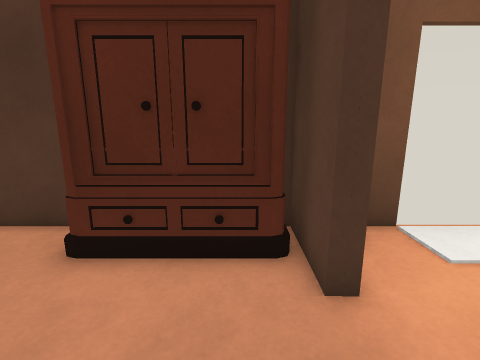
view 1 (above)

19 first-person views from a walk through a Unity game level. The camera is 1.3 m above the floor, tilts 12° down and sees 85° across. The floor is counted in squares, 0.41 m on a side. Each view is taken from the middle of a square. On the plan, view 1 faces up. The plan holds only what a view shows up to about 20 squares ahead; the rest is blank. The place goes on beyond the plan. The player character is not drawn. Door leaves are left out, so doorways stand open. Surface patterns are stand-ins for the level's own textures.

view 2
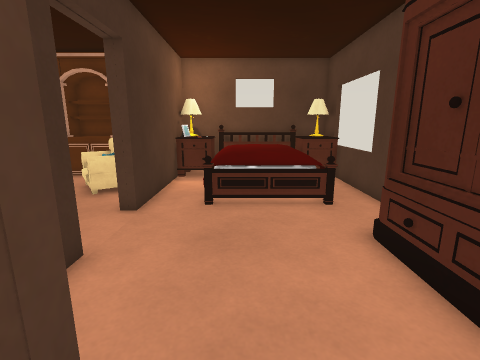

view 3
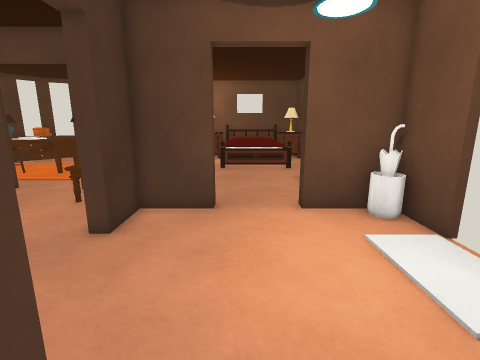

view 4
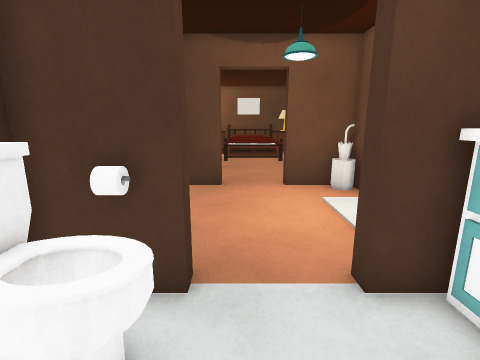

view 5
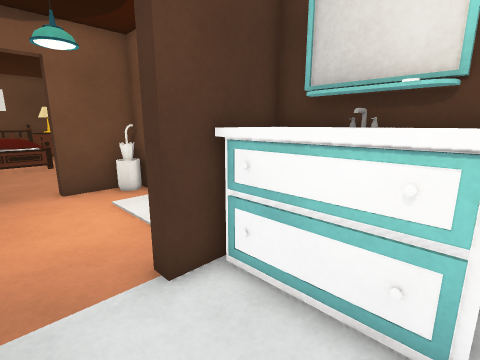

view 6
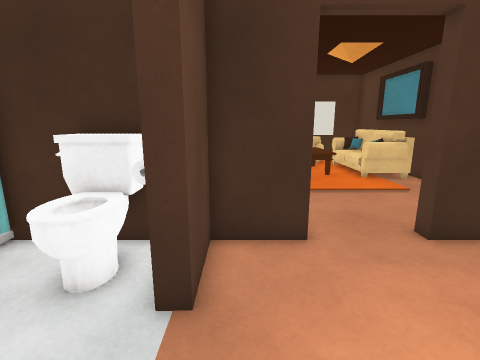

view 7
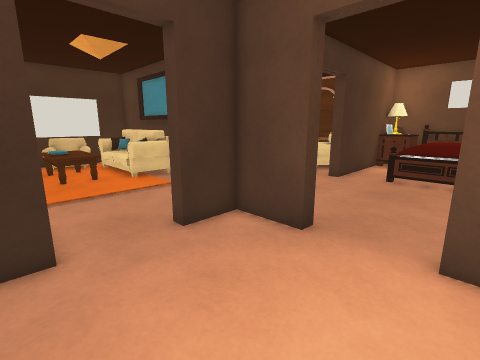

view 8
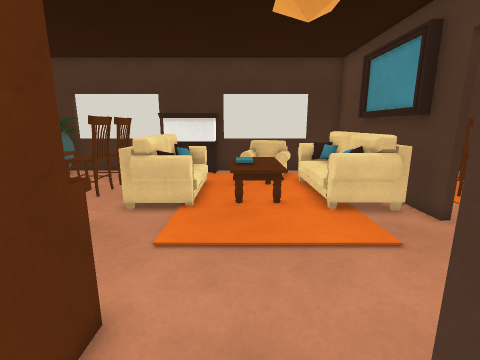

view 9
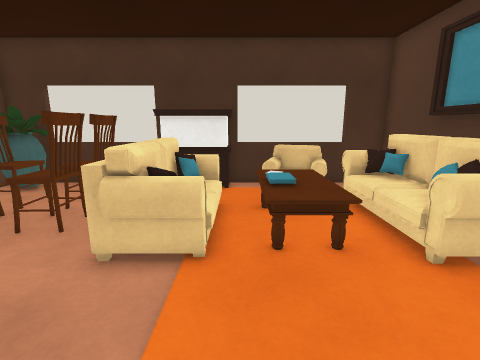

view 10
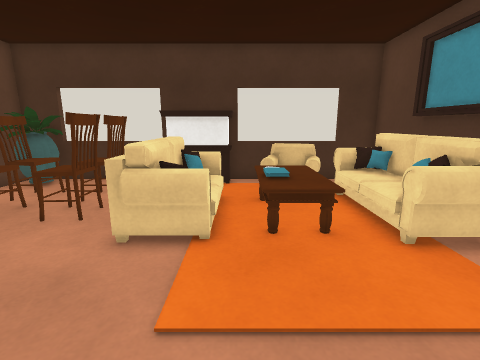

view 11
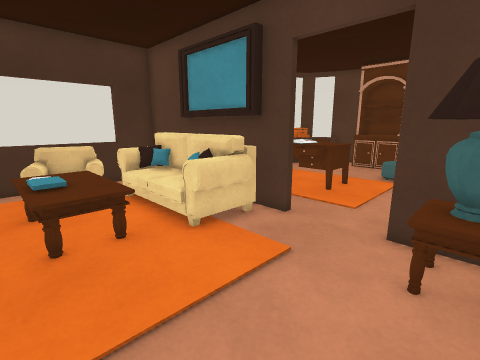

view 12
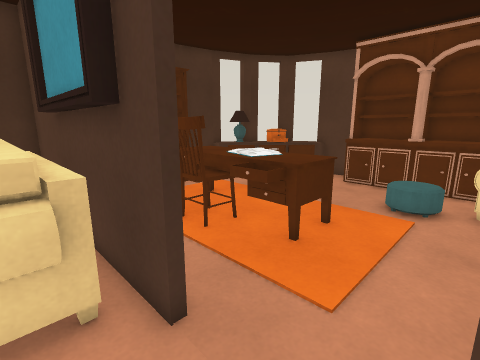

view 13
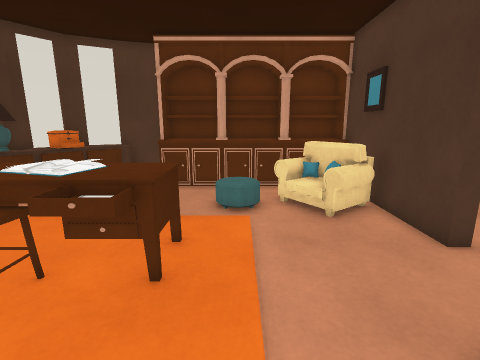

view 14
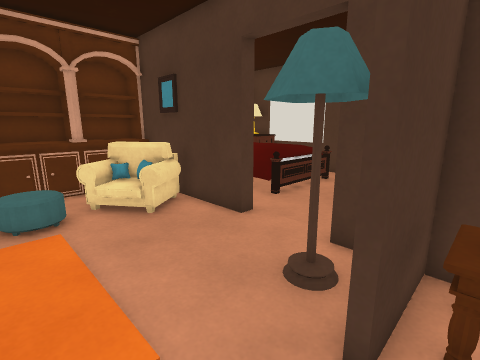

view 15
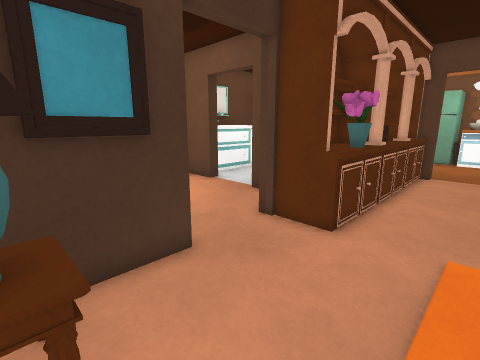

view 16
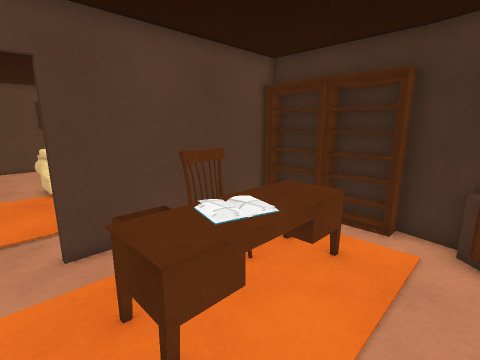

view 17
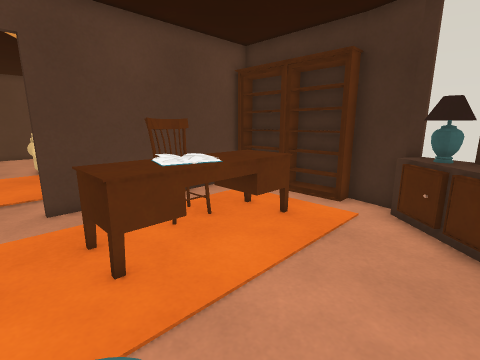

view 18
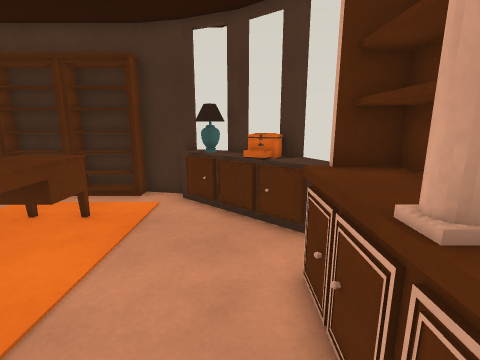

view 19
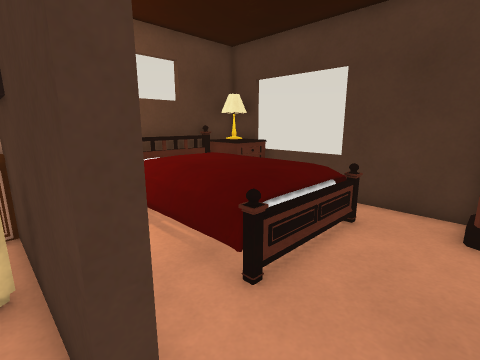

### Floor plan
Key: @ floor where view 1 was taken; # wall or solid block; x gap in a wall; . main floor; : floor 0.5 m higher than the main floor; + floor 0.75 m higher than the main floor; / step, stairs or slope; D open door; = window, fence, low wall or low ledge; ^ raised ledge; v drop or lower ground; C carpet; L closet; A lamp; N nightstand; B bed; T table; I toilet; S shower; F sofa; K bookshelf; W flower; O other object.
Columns run from 14 left of view 1 to 16 right of it. Each row starts with its distance up from view 1.
  8 ##===######    ####x     ######
  7 AN .......#    ##O..     #^^^^^
  6 AN     B..#LLLL##....... #^^^^^
  5      BBB........#........#....
  4  BBBBBBB.....................
  3  BBBBBBB....................
  2 BBBBBBBB..................... .
  1  BBBBBBB...................II.S
  0 NN............@ #........#III.S
 -1 AN............  #........#III.S
 -2 ########...########...#########
 -3 #^######...AA######...##### ###
 -4 #^ +===... AA#AA=.....#########
 -5 #^==#=.....AA###=.....=^WW#^=^#
 -6 ##==/........D.................
 -7 #^.=/........D.................
 -8 #^./:........D.................
 -9 ##.//.     ..D...     .........
-10 #^.... TTTT..#.OCC    FFF......
-11 #^.... TOOC..#O  CTTT F#F.....
-12 #=.... TOOOO #=  CTTT  #F.#=..
-13 ...... TOOOO ## CCTTT  FF #^^=^
-14 ^..... TTTO  ##  CTTT  #F x^==^
-15 ^^.... TTT  .#F  CTTT     x^^=^
-16 ^ ^...  TT ..#F  #        #^^=^
-17 #^^##.     ..#   CCOC OOO   ...
-18  =###......  #   v##COOOOO  ..O
-19    =###KKKKKK###=====#OOOO ====
-20                #######     ####

Where each view was taken, in squares from view 1:
view 1: 0 up, 0 right, facing up
view 2: 2 up, 3 right, facing left
view 3: 2 up, 12 right, facing left
view 4: 2 up, 16 right, facing left
view 5: 2 up, 16 right, facing up-left
view 6: 5 up, 10 right, facing down
view 7: 5 up, 9 right, facing down-left
view 8: 1 down, 6 right, facing down
view 9: 5 down, 7 right, facing down
view 10: 4 down, 7 right, facing down
view 11: 4 down, 7 right, facing down-left
view 12: 6 down, 1 right, facing down-left
view 13: 8 down, 0 right, facing left
view 14: 9 down, 0 right, facing up-left
view 15: 8 down, 1 right, facing up-right
view 16: 8 down, 10 left, facing down-right
view 17: 8 down, 12 left, facing down-right
view 18: 7 down, 12 left, facing down
view 19: 3 down, 4 left, facing up-left
